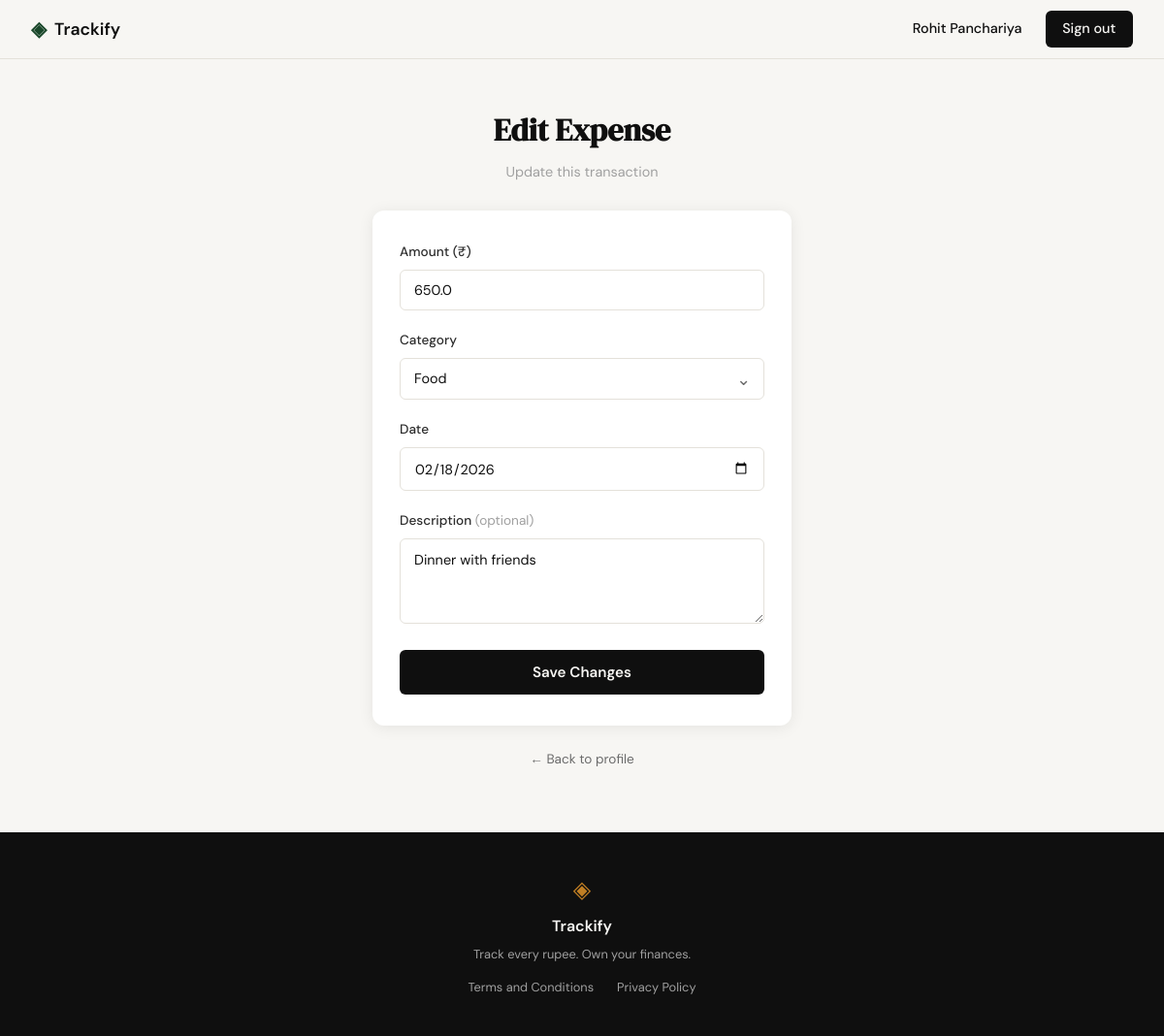
The page /expenses/10/edit (signed in) on the database as committed earlier.
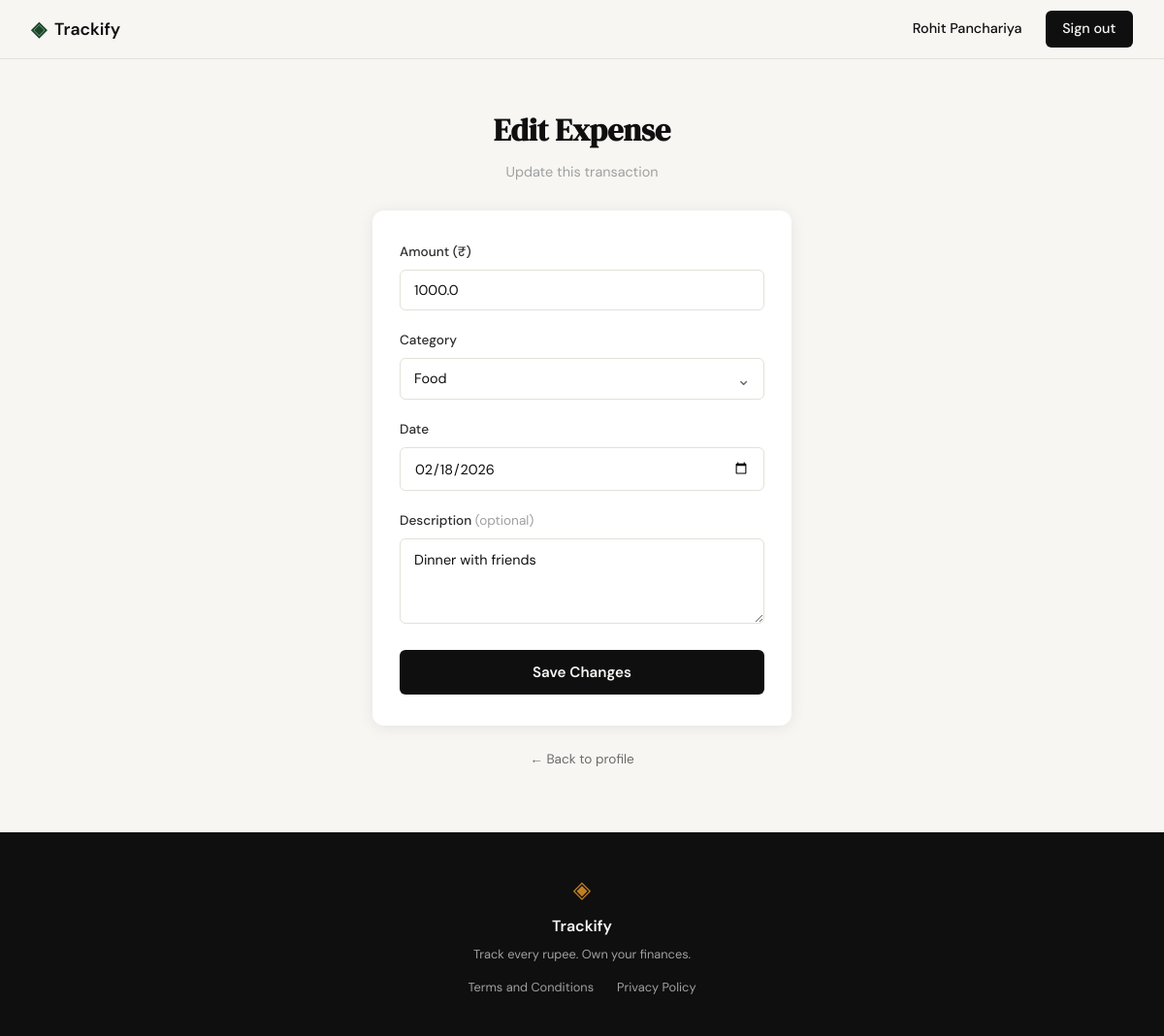
The same page on the database as committed later.
### tables this page shows
CREATE TABLE expenses (
            id          INTEGER PRIMARY KEY AUTOINCREMENT,
            user_id     INTEGER NOT NULL REFERENCES users(id) ON DELETE CASCADE,
            amount      REAL    NOT NULL,
            category    TEXT    NOT NULL,
            date        TEXT    NOT NULL,
            description TEXT,
            created_at  TEXT    DEFAULT (datetime('now'))
        );

### app.py (the view, shortened to what this page needs)
@app.route("/expenses/<int:id>/edit", methods=["GET", "POST"])
@login_required
def edit_expense(id):
    expense = get_expense_by_id(id, session["user_id"])
    if expense is None:
        abort(404)
    if request.method == "GET":
        return render_template("edit_expense.html", expense=expense, categories=VALID_CATEGORIES)

### app.py (called while the page is built)
def login_required(f):
    @functools.wraps(f)
    def decorated(*args, **kwargs):
        if not session.get('user_id'):
            flash("Please sign in to continue.")
            return redirect(url_for('login'))
        return f(*args, **kwargs)
    return decorated

### database/db.py (called while the page is built)
def get_db():
    conn = sqlite3.connect(DB_PATH)
    conn.row_factory = sqlite3.Row
    conn.execute("PRAGMA foreign_keys = ON")
    return conn

### database/queries.py (called while the page is built)
def get_expense_by_id(expense_id, user_id):
    conn = get_db()
    try:
        row = conn.execute(
            "SELECT id, amount, category, date, description FROM expenses "
            "WHERE id = ? AND user_id = ?",
            (expense_id, user_id),
        ).fetchone()
        if row is None:
            return None
        return {
            "id": row["id"],
            "amount": row["amount"],
            "category": row["category"],
            "date": row["date"],
            "description": row["description"],
        }
    finally:
        conn.close()

### templates/edit_expense.html (shortened to what this page needs)
{% extends "base.html" %}
{% block head %}
  <link rel="stylesheet" href="{{ url_for('static', filename='css/style.css') }}">
{% endblock %}
{% block content %}
<div class="add-expense-page">
  <div class="add-expense-header">
    <h1 class="add-expense-title">Edit Expense</h1>
    <p class="add-expense-subtitle">Update this transaction</p>
  </div>
  <div class="add-expense-card">
    <form method="POST" action="{{ url_for('edit_expense', id=expense.id) }}">
      <div class="ae-field">
        <label class="ae-label" for="amount">Amount (₹)</label>
        <input
          type="number"
          id="amount"
          name="amount"
          class="ae-input"
          step="0.01"
          min="0.01"
          value="{{ expense.amount }}"
          required
        >
      </div>
      <div class="ae-field">
        <label class="ae-label" for="category">Category</label>
        <div class="ae-select-wrap">
          <select id="category" name="category" class="ae-input ae-select" required>
            {% for cat in categories %}
            <option value="{{ cat }}" {% if expense.category == cat %}selected{% endif %}>{{ cat }}</option>
            {% endfor %}
          </select>
          <span class="ae-select-arrow">&#8964;</span>
        </div>
      </div>
      <div class="ae-field">
        <label class="ae-label" for="date">Date</label>
        <input
          type="date"
          id="date"
          name="date"
          class="ae-input"
          value="{{ expense.date }}"
          required
        >
      </div>
      <div class="ae-field">
        <label class="ae-label" for="description">Description <span class="ae-optional">(optional)</span></label>
        <textarea
          id="description"
          name="description"
          class="ae-input ae-textarea"
          placeholder="What was this for?"
        >{{ expense.description or '' }}</textarea>
      </div>
      <button type="submit" class="ae-submit">Save Changes</button>
    </form>
  </div>
  <a href="{{ url_for('profile') }}" class="ae-back-link">&#8592; Back to profile</a>
</div>
{% endblock %}

Rows that differ between the two databases and show on the page:
changed expenses "Food": amount "650.0" → "1000.0"
